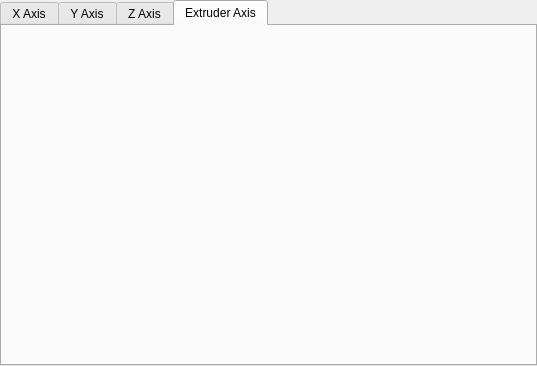
<?xml version="1.0" encoding="UTF-8"?>
<ui version="4.0">
 <class>MotorSetup</class>
 <widget class="QTabWidget" name="MotorSetup">
  <property name="windowModality">
   <enum>Qt::ApplicationModal</enum>
  </property>
  <property name="geometry">
   <rect>
    <x>0</x>
    <y>0</y>
    <width>537</width>
    <height>366</height>
   </rect>
  </property>
  <property name="windowTitle">
   <string>TabWidget</string>
  </property>
  <property name="currentIndex">
   <number>3</number>
  </property>
  <widget class="QWidget" name="XAxisTab">
   <attribute name="title">
    <string>X Axis</string>
   </attribute>
  </widget>
  <widget class="QWidget" name="YAxisTab">
   <attribute name="title">
    <string>Y Axis</string>
   </attribute>
  </widget>
  <widget class="QWidget" name="ZAxisTab">
   <attribute name="title">
    <string>Z Axis</string>
   </attribute>
  </widget>
  <widget class="QWidget" name="ExtAxisTab">
   <attribute name="title">
    <string>Extruder Axis</string>
   </attribute>
  </widget>
 </widget>
 <resources/>
 <connections/>
</ui>
